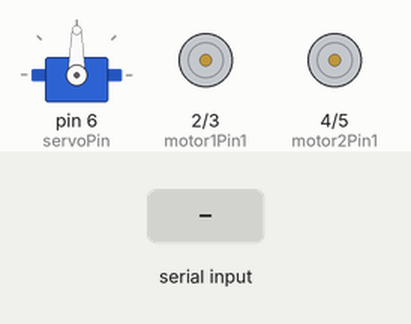
A sketch run on a simulated Arduino Uno, built with avr-gcc and run on an emulated ATmega328P. Parts: servo, motor-driver pin pairs drawn as motors (green arrow = first pin HIGH = forward, orange = second pin HIGH = backward, longer = more drive). Inputs (shaded band) come from the test bench.

Above: at 1.2 s.
1.3 s: "F" received over the second serial link
At 1.6 s:
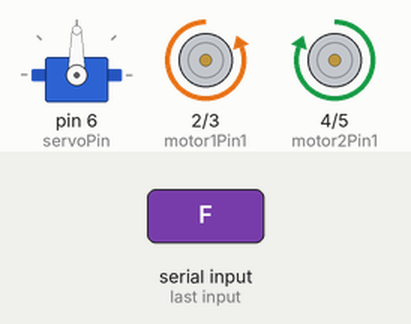
2.8 s: "B" received over the second serial link
At 3.9 s:
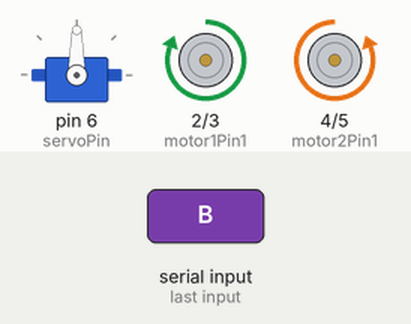
4.3 s: "L" received over the second serial link
At 5.1 s:
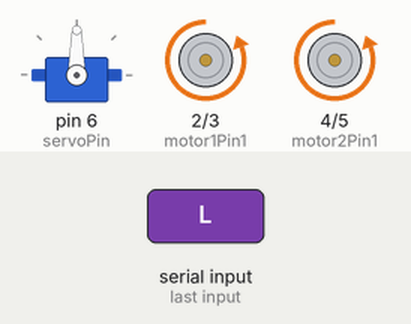
5.8 s: "R" received over the second serial link
At 6.2 s:
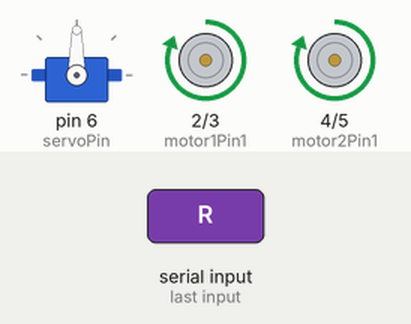
7.3 s: "W" received over the second serial link
At 8.6 s:
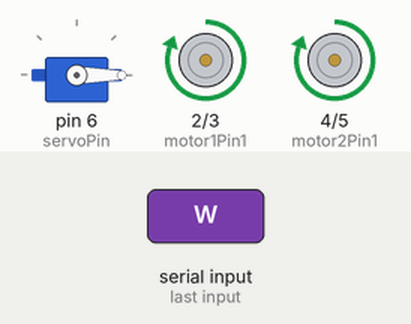
8.9 s: "S" received over the second serial link
At 9.8 s:
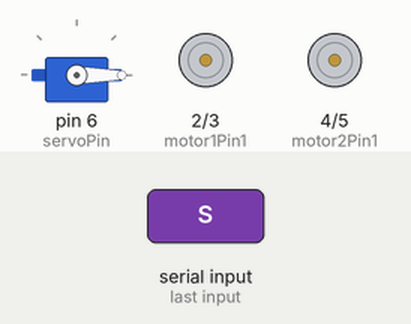
Timing chart, 0 to 11.4 s (numbered marks = the images above; inputs shaded):
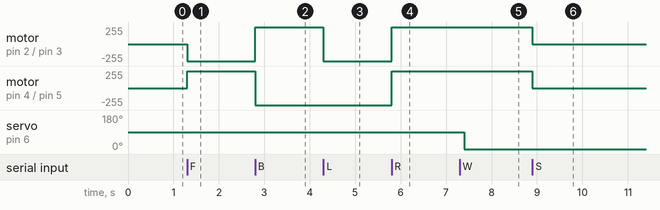

The sketch:

Football_bot.ino
```cpp
#include <Wire.h>

#include <SoftwareSerial.h>
#include <Servo.h>
// Define tne Bluetooth module pins
#define BT_RX_PIN 10
#define BT_TX_PIN 11
// Create a SoftwareSerial object tor Bluetooth connunication
SoftwareSerial BTSerial(BT_RX_PIN, BT_TX_PIN);
//Define motor pins
int motor1Pin1= 2;
int motor1Pin2= 3;
int motor2Pin1 = 4;
int motor2Pin2=5;
//Define servo pin
int servoPin = 6;
// Create a Servo ohjact for the kicking sorvo
Servo kickingServo;

void setup()
{
// Set motor pins as output
pinMode(motor1Pin1, OUTPUT);
pinMode(motor1Pin2, OUTPUT);
pinMode(motor2Pin1, OUTPUT);
pinMode(motor2Pin2, OUTPUT);
// Attach the kicking servo to the servo pin
kickingServo.attach(servoPin);
// Initialize serial communication with a baud rate of 9600
Serial.begin(9600);
//Initialize Bluetooth serial comnunication with a baud rate of 9600
BTSerial.begin(9600);
}

void loop()
{
  //check if there is data available to read from Bluetooth
  if(BTSerial.available())
  {
    char command = BTSerial.read();
    // control the robot based on receiving commands
    if(command == 'F'){
      moveForward();
     } else if (command== 'B'){
        moveBackward();
      } else if (command == 'L'){
       turnleft();
       } else if (command == 'R'){
         turnRight();
        } else if (command== 'W'){
          kick();
         }
         else if(command == 'w') {
           kick();
         }else if (command =='S'){
        stopMoving();
        }
  }
}


// Function to move the robot forward
void moveForward() {
digitalWrite(motor1Pin1, LOW);
digitalWrite(motor1Pin2, HIGH);
digitalWrite(motor2Pin1, HIGH);
digitalWrite(motor2Pin2, LOW);

}
// Function to move the robot backward
void moveBackward() {
digitalWrite(motor1Pin1, HIGH);
digitalWrite(motor1Pin2, LOW);
digitalWrite(motor2Pin1, LOW);
digitalWrite(motor2Pin2, HIGH);

}


// Function to turn the robot left
void turnleft() {
digitalWrite(motor1Pin1, LOW);
digitalWrite(motor1Pin2, HIGH);
digitalWrite(motor2Pin1, LOW);
digitalWrite(motor2Pin2, HIGH);

}
// Function to turn the robot right
void turnRight() {
digitalWrite(motor1Pin1, HIGH);
digitalWrite(motor1Pin2, LOW);
digitalWrite(motor2Pin1, HIGH);
digitalWrite(motor2Pin2, LOW);

}


// Function to stop the robot
void stopMoving() {
digitalWrite(motor1Pin1, LOW);
digitalWrite(motor1Pin2, LOW);
digitalWrite(motor2Pin1, LOW);
digitalWrite(motor2Pin2, LOW);

}
// Function to kick the ball
void kick() {
kickingServo.write(90); // Set the kicking servo to 90 degrees
delay(100); // Wait for 1 second
kickingServo.write(0); // Set the kicking servo back to 0 degrees
}
```

Measured:
- after the input at 1.3 s, motor on pin 2 (motor1Pin1) / pin 3 (motor1Pin2): stopped → backward 255/255 at once; motor on pin 4 (motor2Pin1) / pin 5 (motor2Pin2): stopped → forward 255/255 at once
- after the input at 2.8 s, motor on pin 2 (motor1Pin1) / pin 3 (motor1Pin2): backward 255/255 → forward 255/255 at once; motor on pin 4 (motor2Pin1) / pin 5 (motor2Pin2): forward 255/255 → backward 255/255 at once
- after the input at 4.3 s, motor on pin 2 (motor1Pin1) / pin 3 (motor1Pin2): forward 255/255 → backward 255/255 at once
- after the input at 5.8 s, motor on pin 2 (motor1Pin1) / pin 3 (motor1Pin2), motor on pin 4 (motor2Pin1) / pin 5 (motor2Pin2): backward 255/255 → forward 255/255 at once
- after the input at 7.3 s, servo on pin 6 (servoPin): 90° → 0° after 0.10 s
- after the input at 8.9 s, motor on pin 2 (motor1Pin1) / pin 3 (motor1Pin2), motor on pin 4 (motor2Pin1) / pin 5 (motor2Pin2): forward 255/255 → stopped at once
